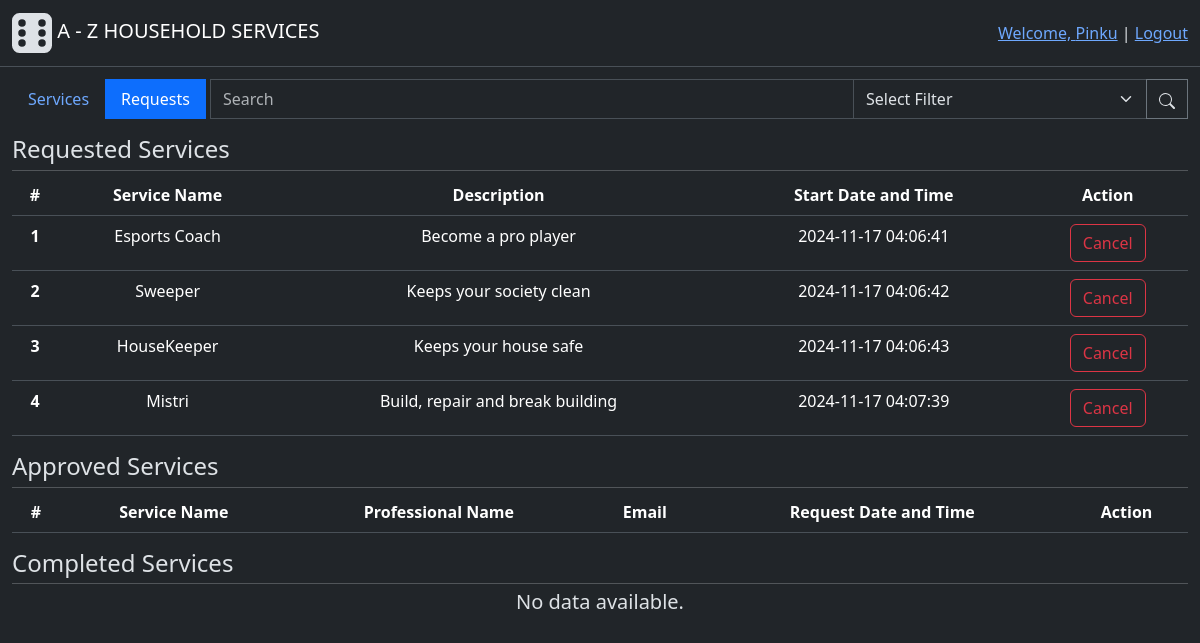
The page /user/requests (signed in) on the database as committed earlier.
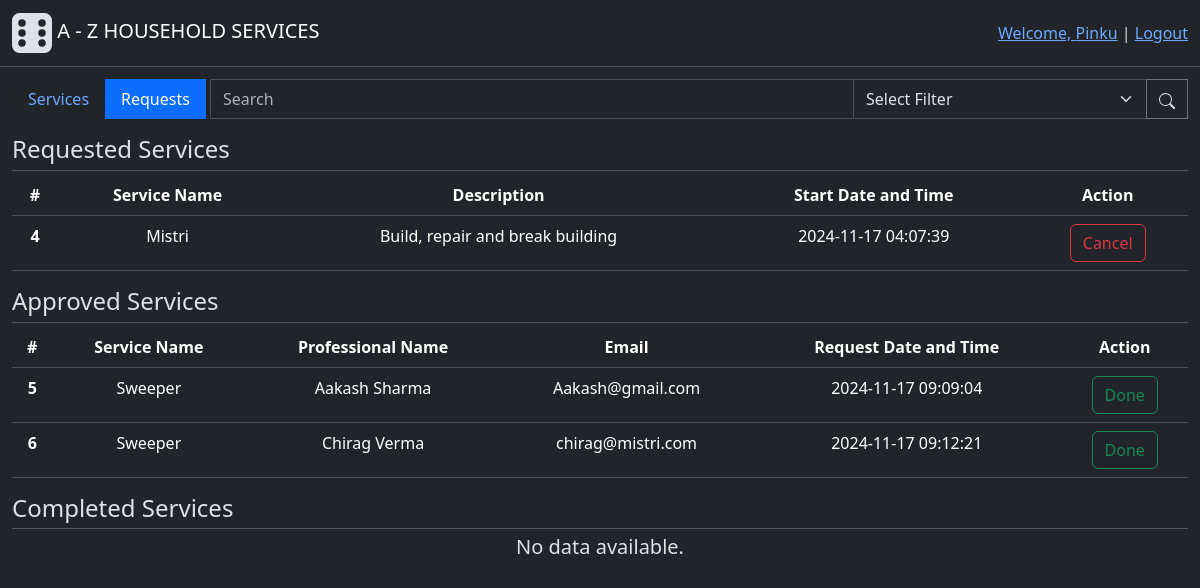
The same page on the database as committed later.
### backend/modals.py (models this page shows, shortened)
class User(db.Model, UserMixin):
    id = db.Column(db.Integer(), primary_key=True)
    email = db.Column(db.String(60), unique=True, nullable=False)
    password = db.Column(db.String(), nullable=False)
    role = db.Column(db.Integer(), nullable=False, default=1) # 0-Admin, 1-Customer, 2-Professional
    name = db.Column(db.String(30), nullable=False)
    address = db.Column(db.String(100), nullable=False)
    pincode = db.Column(db.Integer(), nullable=False)
    status = db.Column(db.Integer(), nullable=False, default=1) # 0-inactive, 1-active
    service_requests = db.relationship("ServiceRequest", cascade="all, delete", backref="customer", lazy=True) # For accessing all the service requests created by a user(customer)
    professional_info = db.relationship("Professional", cascade="all, delete", backref="user", uselist=False) # one to one relation for accessing futher professional info
    def capitalised_name(self):
        return self.name.title()

class ServiceRequest(db.Model):
    id = db.Column(db.Integer(), primary_key=True)
    service_id = db.Column(db.Integer(), db.ForeignKey("service.id"), nullable=False) # Foreign Key - Service table
    customer_id = db.Column(db.Integer(), db.ForeignKey("user.id"), nullable=False) #Foreign key - from User(Customer) table
    professional_id = db.Column(db.Integer(), db.ForeignKey("professional.id"), nullable=True) # Foreign Key - Professional table, One professional for one job
    start_date = db.Column(db.DateTime(), nullable=False, default=func.now()) # func.now():get current time
    end_date = db.Column(db.DateTime(), nullable=False)
    status = db.Column(db.Integer(), nullable=False, default=0) # 0-requested, 1-accepted, 2-completed
    rating = db.Column(db.Integer(), nullable=False) # Mandatory to give ratings for closing the job
    remarks = db.Column(db.String(500))
    professional = db.relationship("Professional", backref="service_requests", lazy=True)
    def get_professional(self):
        professional = self.professional
        if professional:
            return professional.user.name
        else:
            return "Unassigned"

class Service(db.Model):
    id = db.Column(db.Integer(), primary_key=True)
    name = db.Column(db.String(30),unique=True, nullable=False)
    desc = db.Column(db.String(500), nullable=False)
    time_required = db.Column(db.Integer(), nullable=False) # Time required (in Hrs)
    price = db.Column(db.Float(), nullable=False)
    status = db.Column(db.Integer(), nullable=False, default=1) # 0-inactive, 1-active
    service_requests = db.relationship("ServiceRequest", cascade="all, delete", backref="services", lazy=True) # For accessing all the service requests having common service

### backend/controllers.py (the view)
@app.route("/user/requests", methods=["GET", "POST"])
def user_requests_tab():
    button_state = request.args.get("button_state", 0, type=int) # Accessing data, sent to us, using url_for function, default=0
    service_requests = ServiceRequest.query.filter(ServiceRequest.customer_id==current_user.id, ServiceRequest.status==0)
    approved_service_requests = ServiceRequest.query.filter(ServiceRequest.customer_id==current_user.id, ServiceRequest.status==1)
    return render_template("user_requests_tab.html", service_requests=service_requests, button_state=button_state, approved_service_requests=approved_service_requests)

### app.py (called while the page is built)
def setup_app(): #Initializations
    app = Flask(__name__)
    app.config["SQLALCHEMY_DATABASE_URI"] = "sqlite:///household_services.sqlite3" # Database file name
    app.config["SECRET_KEY"] = "123456"
    db.init_app(app) # Connecting database to flask app
    app.app_context().push() #Direct access to other modules
    login_manager = LoginManager(app) # For manageing user sessions
    login_manager.login_view = "login_page" # Redirect to "login_page" route funtion if some try to access restricted route
    login_manager.login_message_category = "info"
    @login_manager.user_loader
    def load_user(user_id):
        return User.query.get(int(user_id))
    app.debug=True

### templates/user_requests_tab.html
{% extends "user_dashboard.html" %}
{% block subcontent %}
    {% include "includes/user_requested_services.html" %}
    {% include "includes/user_approved_services.html" %}
    {% include "includes/user_completed_services.html" %}
{% endblock %}

### templates/user_dashboard.html (shortened to what this page needs)
{% extends "base.html" %}
{% block content %}
    <div class="main">
        <div class="row">
            <div class="input-group">
                    <ul class="nav nav-pills" >
                        <li class="nav-item">
                            <form action="{{ url_for('user_page', button_state=1) }}" method="POST">
                                <button style="border-radius: 0;" class="nav-link {{'active' if button_state}}" type="submit">Services</button>
                            </form>
                        </li>
                        <li class="nav-item">
                            <form action="{{ url_for('user_page', button_state=0) }}" method="POST">
                                <button style="border-radius: 0;" class="nav-link {{'active' if button_state==0}}" type="submit">Requests</button>
                            </form>
                        </li>
                    </ul>
                    <input style="width: 400px;" type="text" class="form-control ms-1" placeholder="Search">
                    <select class="form-select">
                        <option selected>Select Filter</option>
                      </select>
                    <button style="border-radius: 0;" class="btn btn-outline-secondary" type="button">
                        <img  src="/static/image/icons/search.svg">
                    </button>
            </div>
        </div>
        {% block subcontent %}
        {% endblock %}
    </div>
    <div style="height: 1000px;"></div>
{% endblock %}

### templates/base.html (shortened to what this page needs)
<!doctype html>
<html lang="en" data-bs-theme="dark">
  <head>
    <link href="https://cdn.jsdelivr.net/npm/bootstrap@5.3.3/dist/css/bootstrap.min.css" rel="stylesheet">
    <link href="/static/styles/general.css" rel="stylesheet">
  </head>
  <body>
    <div class="header">
        <nav class="navbar bg-dark border-bottom border-body" data-bs-theme="dark"">
            <div class="container-fluid">
                <a class="navbar-brand" href="{{ url_for('home_page')}}">
                    <img src="/static/image/icons/logo.svg">
                    A - Z HOUSEHOLD SERVICES
                </a>
                {% if current_user.is_authenticated %}
                  <div>
                    <a class="active" aria-current="page" href="{{ url_for('login_page') }}">Welcome, {{ current_user.capitalised_name() }}</a>
                    |
                    <a class="active" aria-current="page" href="{{ url_for('logout') }}">Logout</a>
                  </div>
                {% else %}
                  <div>
                    <a class="active" aria-current="page" href="{{ url_for('login_page') }}">Login</a>
                    |
                    <a class="active" aria-current="page" href="{{ url_for('professional_signup_page') }}">Register As Professional</a>
                  </div>
                {% endif %}
            </div>
        </nav>
    </div>
    {% block content %}
    {% endblock %}
  </body>
</html>

### templates/includes/user_requested_services.html
<h4 style="margin-bottom: -10px;" class="h4 text-start mt-3">Requested Services</h4>
<hr style="margin-bottom:  0;" class="divider">
{% if service_requests %}
    <table class="table mt-1">
        <thead>
        <tr>
            <th scope="col">#</th>
            <th scope="col">Service Name</th>
            <th scope="col">Description</th>
            <th scope="col">Start Date and Time</th>
            <th scope="col">Action</th>
        </tr>
        </thead>
        <tbody>
            {% for service_request in service_requests %}
                <tr>
                    <th scope="row">{{service_request.id}}</th>
                    <td>{{service_request.services.name}}</td>
                    <td>{{service_request.services.desc}}</td>
                    <td>{{service_request.start_date}}</td>
                    <td>
                        <form action="{{ url_for('cancel_request', request_id=service_request.id)}}" method="POST">
                            <button type="submit" class="btn btn-outline-danger">Cancel</button>
                        </form>
                    </td>
                </tr>
            {% endfor %}
        </tbody>
    </table>
{% else %}
    <div class="h5 mt-3">No requests to show.</div>
{% endif %}

### templates/includes/user_approved_services.html
<h4 style="margin-bottom: -10px;" class="h4 text-start mt-3">Approved Services</h4>
<hr style="margin-bottom:  0;" class="divider">
{% if approved_service_requests %}
    <table class="table mt-1">
        <thead>
        <tr>
            <th scope="col">#</th>
            <th scope="col">Service Name</th>
            <th scope="col">Professional Name</th>
            <th scope="col">Email</th>
            <th scope="col">Request Date and Time</th>
            <th scope="col">Action</th>
        </tr>
        </thead>
        <tbody>
            {% for approved_service_request in approved_service_requests %}
                <tr>
                    <th scope="row">{{approved_service_request.id}}</th>
                    <td>{{approved_service_request.services.name}}</td>
                    <td>{{approved_service_request.get_professional()}}</td>
                    <td>{{approved_service_request.professional.user.email}}</td>
                    <td>{{approved_service_request.start_date}}</td>
                    <td>
                        <form action="{{ url_for('accept_request', request_id=approved_service_request.id)}}" method="POST">
                            <button type="submit" class="btn btn-outline-success">Done</button>
                        </form>
                    </td>
                </tr>
            {% endfor %}
        </tbody>
    </table>
{% else %}
    <div class="h5 mt-3">No data avaliable.</div>
{% endif %}

### templates/includes/user_completed_services.html
<h4 style="margin-bottom: -10px;" class="h4 text-start mt-3">Completed Services</h4>
<hr style="margin-bottom:  -10px;" class="divider">
{% if completed_service_requests %}
    <table class="table mt-1">
        <thead>
        <tr>
            <th scope="col">#</th>
            <th scope="col">Customer Name</th>
            <th scope="col">Email</th>
            <th scope="col">Request Date and Time</th>
            <th scope="col">Address</th>
            <th scope="col">Pin Code</th>
            <th scope="col">Action</th>
        </tr>
        </thead>
        <tbody>
            {% for completed_service_request in completed_service_requests %}
                <tr>
                    <th scope="row">{{completed_service_request.id}}</th>
                    <td>{{completed_service_request.customer.name}}</td>
                    <td>{{completed_service_request.customer.email}}</td>
                    <td>{{completed_service_request.start_date}}</td>
                    <td>{{completed_service_request.customer.address}}</td>
                    <td>{{completed_service_request.customer.pincode}}</td>
                    <td>
                        <form action="{{ url_for('accept_request', request_id=completed_service_request.id)}}" method="POST">
                            <button type="submit" class="btn btn-outline-primary">Accept</button>
                        </form>
                    </td>
                </tr>
            {% endfor %}
        </tbody>
    </table>
{% else %}
    <div class="h5 mt-3">No data available.</div>
{% endif %}

### static/styles/general.css (style rules this page uses)
.main { margin: 1%; text-align: center; }

Rows that differ between the two databases and show on the page:
removed ServiceRequest: id "1", services.name "Esports Coach", services.desc "Become a pro player", start_date "2024-11-17 04:06:41", shown under "Requested Services"
removed ServiceRequest: id "2", services.name "Sweeper", services.desc "Keeps your society clean", start_date "2024-11-17 04:06:42", shown under "Requested Services"
removed ServiceRequest: id "3", services.name "HouseKeeper", services.desc "Keeps your house safe", start_date "2024-11-17 04:06:43", shown under "Requested Services"
added ServiceRequest: id "5", services.name "Sweeper", get_professional "Aakash Sharma", professional.user.email "Aakash@gmail.com", start_date "2024-11-17 09:09:04", shown under "Approved Services"
added ServiceRequest: id "6", services.name "Sweeper", get_professional "Chirag Verma", professional.user.email "chirag@mistri.com", start_date "2024-11-17 09:12:21", shown under "Approved Services"
